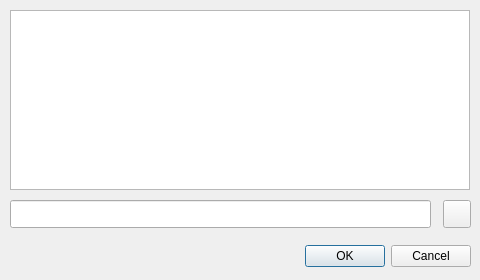
<?xml version="1.0" encoding="UTF-8"?>
<ui version="4.0">
 <class>FeedsDialog</class>
 <widget class="QDialog" name="FeedsDialog">
  <property name="geometry">
   <rect>
    <x>0</x>
    <y>0</y>
    <width>480</width>
    <height>280</height>
   </rect>
  </property>
  <property name="windowTitle">
   <string>Dialog</string>
  </property>
  <widget class="QWidget" name="widget" native="true">
   <property name="geometry">
    <rect>
     <x>0</x>
     <y>0</y>
     <width>480</width>
     <height>280</height>
    </rect>
   </property>
   <property name="sizePolicy">
    <sizepolicy hsizetype="Expanding" vsizetype="Expanding">
     <horstretch>0</horstretch>
     <verstretch>0</verstretch>
    </sizepolicy>
   </property>
   <widget class="QDialogButtonBox" name="buttonBox">
    <property name="geometry">
     <rect>
      <x>80</x>
      <y>240</y>
      <width>391</width>
      <height>32</height>
     </rect>
    </property>
    <property name="orientation">
     <enum>Qt::Horizontal</enum>
    </property>
    <property name="standardButtons">
     <set>QDialogButtonBox::Cancel|QDialogButtonBox::Ok</set>
    </property>
   </widget>
   <widget class="QListWidget" name="serverListWidget">
    <property name="geometry">
     <rect>
      <x>10</x>
      <y>10</y>
      <width>460</width>
      <height>180</height>
     </rect>
    </property>
    <property name="focusPolicy">
     <enum>Qt::WheelFocus</enum>
    </property>
   </widget>
   <widget class="QPushButton" name="addPushButton">
    <property name="geometry">
     <rect>
      <x>443</x>
      <y>200</y>
      <width>28</width>
      <height>28</height>
     </rect>
    </property>
    <property name="text">
     <string/>
    </property>
    <property name="icon">
     <iconset resource="icons.qrc">
      <normaloff>:/icons/add.png</normaloff>:/icons/add.png</iconset>
    </property>
   </widget>
   <widget class="QLineEdit" name="newServerLineEdit">
    <property name="geometry">
     <rect>
      <x>10</x>
      <y>200</y>
      <width>421</width>
      <height>28</height>
     </rect>
    </property>
   </widget>
  </widget>
 </widget>
 <tabstops>
  <tabstop>serverListWidget</tabstop>
  <tabstop>newServerLineEdit</tabstop>
  <tabstop>addPushButton</tabstop>
 </tabstops>
 <resources>
  <include location="icons.qrc"/>
 </resources>
 <connections>
  <connection>
   <sender>buttonBox</sender>
   <signal>accepted()</signal>
   <receiver>FeedsDialog</receiver>
   <slot>accept()</slot>
   <hints>
    <hint type="sourcelabel">
     <x>248</x>
     <y>254</y>
    </hint>
    <hint type="destinationlabel">
     <x>157</x>
     <y>274</y>
    </hint>
   </hints>
  </connection>
  <connection>
   <sender>buttonBox</sender>
   <signal>rejected()</signal>
   <receiver>FeedsDialog</receiver>
   <slot>reject()</slot>
   <hints>
    <hint type="sourcelabel">
     <x>316</x>
     <y>260</y>
    </hint>
    <hint type="destinationlabel">
     <x>286</x>
     <y>274</y>
    </hint>
   </hints>
  </connection>
 </connections>
</ui>
